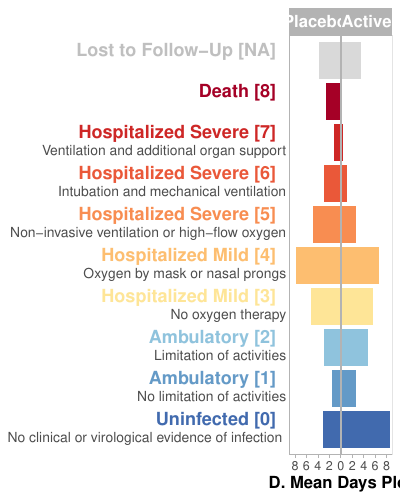

The script that saved this image:
# packages
pacman::p_load(rio, tidyverse)
pacman::p_load(RColorBrewer, ggtext, ggh4x)
pacman::p_load(TraMineR)

# import
dd_w <- import('./dat/covid_data_w.csv') %>% 
   mutate(across(c(d0:d35), ~ifelse(is.na(.x), 9, .x)))

# create Modal data
seq.p <- seqdef(dd_w %>% filter(arm == 'P') %>% select(d0:d35))
seq.a <- seqdef(dd_w %>% filter(arm == 'A') %>% select(d0:d35))

p <- seqmeant(seq.p)
a <- seqmeant(seq.a)

dd_p <- data.frame(arm = 'P',
                   mean   = data.frame(p)  ) %>% 
   rownames_to_column(var = 'OSCI_n') 

dd_a <- data.frame(arm = 'A',
                   mean   = data.frame(a)  ) %>% 
   rownames_to_column(var = 'OSCI_n')

dd_m <- bind_rows(dd_p,
                  dd_a) %>% 
   mutate(arm = factor(arm, label = c('Active','Placebo')) %>% fct_rev())

rm(seq.p, seq.a, p, a, dd_p, dd_a)

# colorRampPalette(brewer.pal(11, "RdYlBu"))(13)
# scales::show_col( colorRampPalette(brewer.pal(11, "RdYlBu"))(13))

cols <- c('9' = "gray85", 
          
          '8' = "#A50026",
          '7' = "#CE2726",
          '6' = "#EA5839",
          '5' = "#F88D51",
          '4' = "#FDBE70",
          '3' = "#FEE597",
          
          '2' = "#8FC3DD",
          '1' = "#649AC7",
          '0' = "#416AAE"
)


f_me <- ggplot(data = dd_m,
               aes(x = Mean, y = OSCI_n , fill = OSCI_n)) +
   geom_bar(stat = "identity") +
   scale_fill_manual(values = cols)  +
   labs( x = NULL,
         y = NULL) +
   scale_y_discrete(labels = c('<span style = "color:#bfbfbf;">**Lost to Follow-Up [NA]**</span>
                               <br>',
                               
                               '<span style = "color:#A50026;">**Death [8]**</span>
                               <br>',
                               
                               '<span style = "color:#CE2726;">**Hospitalized Severe [7]**</span>
                                <br><span style="font-size:10pt">Ventilation and additional organ support',
                               
                               '<span style = "color:#EA5839;">**Hospitalized Severe [6]**</span>
                                <br><span style="font-size:10pt">Intubation and mechanical ventilation',
                               
                               '<span style = "color:#F88D51;">**Hospitalized Severe [5]**</span>
                                <br><span style="font-size:10pt">Non-invasive ventilation or high-flow oxygen',
                               
                               '<span style = "color:#FDBE70;">**Hospitalized Mild [4]**</span>
                                <br><span style="font-size:10pt">Oxygen by mask or nasal prongs', 
                               
                               '<span style = "color:#FEE597;">**Hospitalized Mild [3]**</span>
                                <br><span style="font-size:10pt">No oxygen therapy',
                               
                               '<span style = "color:#8FC3DD;">**Ambulatory [2]**</span>
                                <br><span style="font-size:10pt">Limitation of activities',
                               
                               '<span style = "color:#649AC7;">**Ambulatory [1]**</span>
                                <br><span style="font-size:10pt">No limitation of activities',
                               
                               '<span style = "color:#416AAE">**Uninfected [0]**</span>
                                <br><span style="font-size:10pt">No clinical or virological evidence of infection
                               </span>') %>% 
                       rev() ) +
   facet_wrap(~arm, scales = "free_x") +
   facetted_pos_scales(x = list( scale_x_reverse( limits = c(9, 0),   expand = c(0, NA), breaks = c(0, 2, 4, 6, 8)),
                                 scale_x_continuous(limits =  c(0, 9), expand = c(0, NA), breaks = c(2, 4, 6, 8)) ) ) + 
   labs(x = '**D. Mean Days Plot**') + 
   theme_light() +
   theme(axis.text.y = element_markdown(size = 13),
         axis.ticks.length.y = unit(0, "lines"),
         panel.grid   = element_blank(),
         strip.text   = element_text(size = 12, face = 'bold'),
         panel.spacing = unit(0, "lines"),
         legend.position="none",
         axis.title.x = element_markdown(size = 12))

ggsave('./fig/covid_mean.pdf', plot = f_me, width = 4, height = 5)
